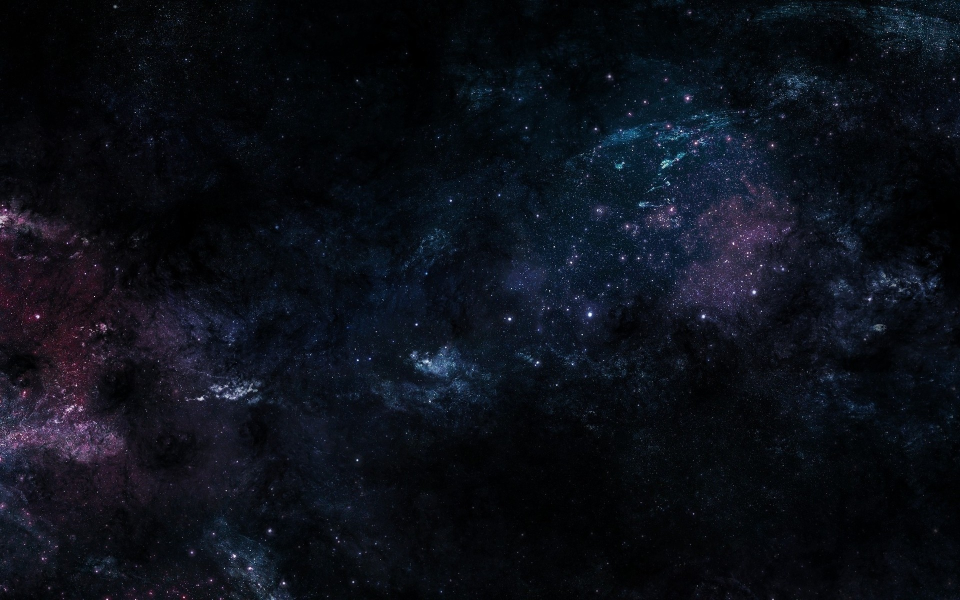
#> input picture Testcase/space.jpg, 1920 x 1200 px (shown at 1/2 size)
$ python anim.py   (Python 2 division)   (older library calls are emulated)
#> lines starting #> are read from the running program, lines starting #| are printed output that depends on the picture
"""
Model plot made by Melody Wolk 04/11/2015
"""
import numpy as np
import matplotlib.pyplot as plt
import matplotlib.animation as animation
from scipy.misc import imread
import fnmatch
import os
import matplotlib.cm as cm

autokm = 149597871 # Convert au to kms
img = imread('space.jpg') # Background image
#> img is the input picture: shape (1200, 1920, 3); mean R, G, B 12.1, 15.7, 24.2
earth = imread('Earth.png')
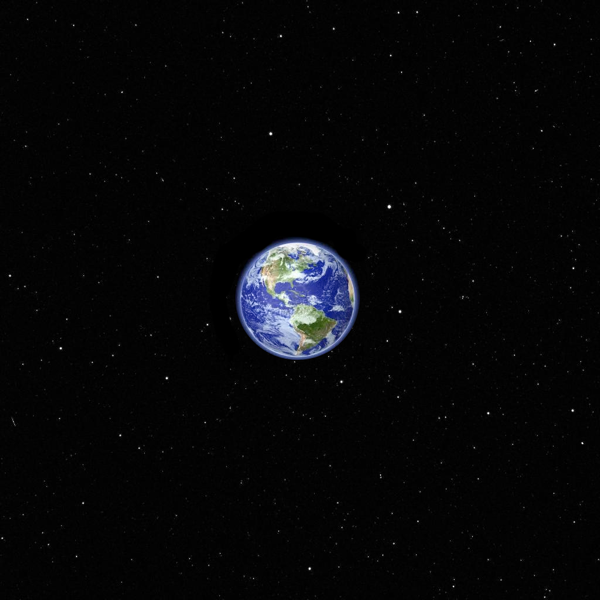
#> input picture TimePlot/earth.png, 600 x 600 px, found by its file name
#> earth is the input picture: shape (600, 600, 4); mean R, G, B, A 6.7, 7.2, 8.5, 255
moon = imread('moon.png')
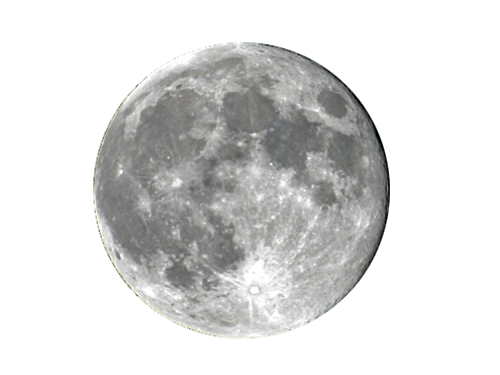
#> input picture Testcase/moon.png, 500 x 375 px
#> moon is the input picture: shape (375, 500, 4); mean R, G, B, A 208.1, 208.2, 206.6, 94.2
# Create the plot layout
fig = plt.figure()
ax = fig.add_subplot(111)
xmin = -10
xmax = 10
ymin = -10
ymax = 10
ax.set_xlim(xmin,xmax)
ax.set_ylim(xmin,xmax)
# Set the labels for the clock
plt.text(-7.2,7.9,'2015/2115',fontsize=10,color='w')
plt.text(-8.5,8.7,'2040',fontsize=10,color='w')
plt.text(-9.7,7.9,'2065',fontsize=10,color='w')
plt.text(-8.5,7,'2090',fontsize=10,color='w')
# Display the background
plt.imshow(img, zorder=0, extent=[xmin,xmax,ymin,ymax])
# Plot the Earth at the center
plt.imshow(earth, zorder=0, extent=[-0.5,0.5,-0.5,0.5])
# Plot the Moon radius and image
ang = np.arange(0,2*np.pi, 0.01)
dTL = np.log10(384400)
plt.plot(dTL*np.cos(ang), dTL*np.sin(ang), 'w--')
plt.imshow(moon, zorder=0, extent=[dTL*np.sqrt(2)/2-0.32,dTL*np.sqrt(2)/2+0.32,dTL*np.sqrt(2)/2-0.25,dTL*np.sqrt(2)/2+0.25])
rclock = 0.5


# Find the number of files
nbfile=0
dir = '/home/melody/Downloads/nasachallenge-compact/'
list=[]
#> (the run stopped early here; a loop or call above may not have finished)
